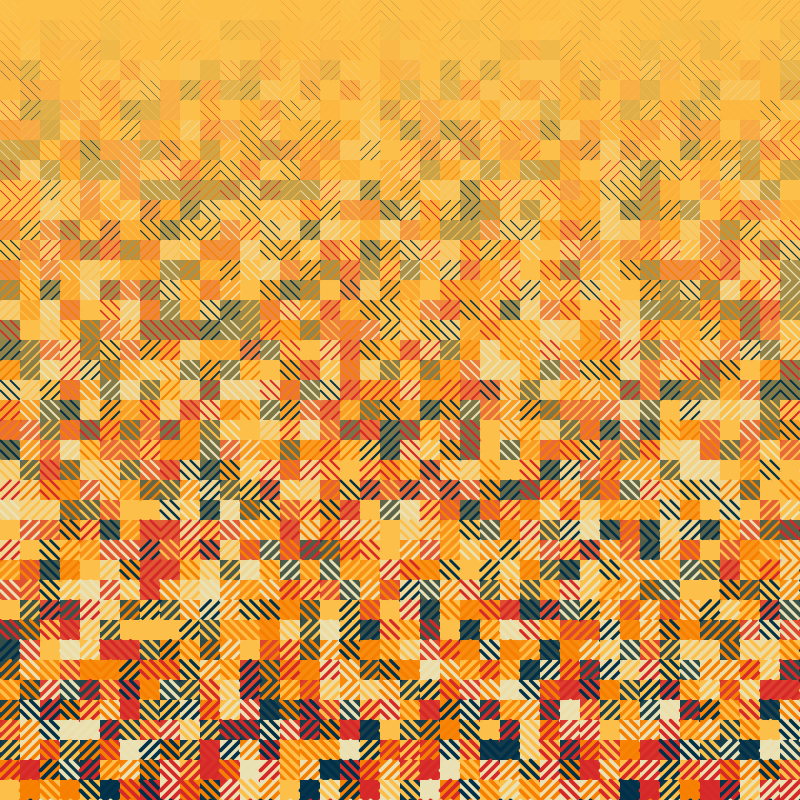
Frame 1 (no input)
Frame 60 (the mouse pressed at the canvas centre just before this capture): identical to frame 1, image omitted
Frame 120 (the mouse held since frame 60 and released just before this capture): identical to frame 1, image omitted

The Processing sketch that drew this single still picture (run headless with seeded random() and noise(); from frame 60 on, the mouse is pressed at the canvas centre):

// Processing sketch: class_28_02_22
// ── class_28_02_22.pde
//-------- Algorithmic Art and Visualization -----------
//------------- Codes from Session 1 -------------------
//-- Siddhartha Mukherjee, ICTS, Bangalore, 220228 -----
//------------------------------------------------------

int step = 20;

//-- One syntax for declaring arrays, we'll see the other one soon
//color [] cols = {#03071e, #370617, #6a040f, #9d0208, #d00000, #dc2f02, #e85d04, #f48c06, #faa307, #ffba08};
color [] cols = {#003049, #d62828, #f77f00, #fcbf49, #eae2b7};

int saveID = 0;
color bgcol = cols[int(random(cols.length))];

//-- Multiple line tiles based upon a fraction of the step size
float frac = 0.5;

void setup() {
  size(800,800);
  background( bgcol );
  drawMaze();  
}

void drawMaze() {
  background(bgcol);
  
  //-- The two nested loops to subdivide space
  for(int i=0; i<=width; i+=step) {
    for(int j=0; j<=height; j+=step) {
      /* We will be using the translate function to reach our desired spatial location, hence
      we shall use pushMatrix() here so the code remembers (0,0) as the origin. Remember, you can 
      use multiple pushMatrix() commands, but make sure its not happening accidentally! Always use popMatrix()
       */
      pushMatrix();
      translate(i,j);
      /* Pick a random fill color. This is done by picking a random integer 
      between 0 and Number of Colours in the cols array.
      Here I am also using an alpha (transparency) value for the fill, this is the second argument
      in the fill function below*/ 
      fill( cols[int(random(cols.length))], j*255/height );
      //-- I first make a rectangle without a stroke but with a fill
      noStroke();
      rect(0,0,step,step);
      
      stroke( cols[int(random(cols.length))] );  
      //-- I am changing strokeWeight based upon the vertical location of the lines - try other variations
      strokeWeight( 4.0*j/height );
      
      float r = random(1);
      /* I'm using two kinds of "tiles", each with 3 lines
      Try to draw out the points being used for each line on a piece of paper */
      if(r < 0.5 ) {
        line(0,0,step,step);
        line(step*frac,0,step,step*(1-frac));
        line(0,step*frac,step*(1-frac),step);
      } else {
        line(step,0,0,step);
        line(0,step*(1-frac),step*(1-frac),0);
        line(step*frac,step,step,step*frac);
      }
      
      //-- ALways remember to popMatrix() back to the required coordinate system configuration
      popMatrix();    
    }
  }
}

void mousePressed() {
  //-- This is also a Processing in-built function
  //-- Left click regenerates the sketch, right click saves the sketch
  if(mouseButton==LEFT) {
    bgcol = cols[int(random(cols.length))];
    background( bgcol );
    drawMaze();
  } else {
    /* Here we save the drawing. We format the saveID using the number format function nf
    so nf(2,2) = 02, nf(2,3) = 002, nf(3,4) = 0003 and so on*/
    save( "Images/maze-" + nf(saveID,2) + ".png" );
    //-- Increment saveID to the next value, for the next save. Note that i++ is short hand for i=i+1 
    saveID++;
  }
}

void draw() {   
  //-- Currently empty, but required, to enable mouse interactions
}
